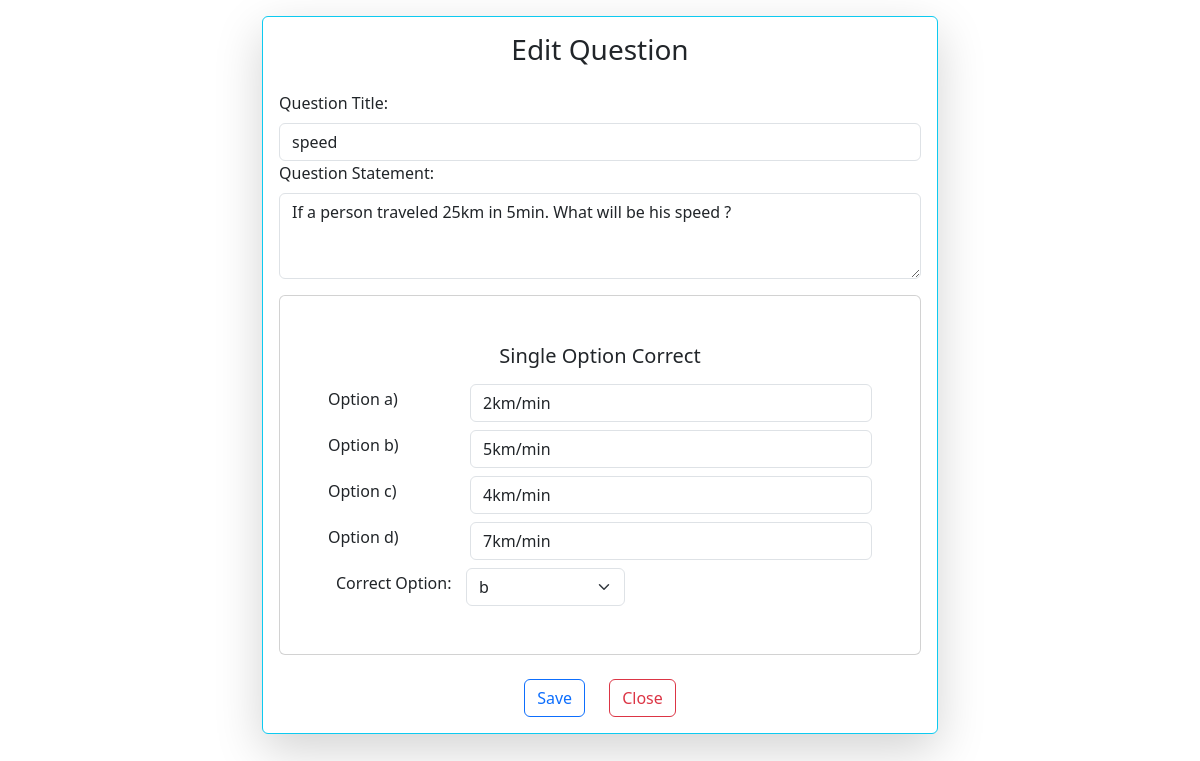
The app's page /question/4/edit (signed in) with its own data.
### backend/models.py (models this page shows)
class Question(db.Model):
    __tablename__ = "question"
    id = db.Column(db.Integer, primary_key=True)
    title = db.Column(db.String(100), nullable=False)
    question_stmt = db.Column(db.String(250), nullable=False)
    option_a = db.Column(db.String(250), nullable=False)
    option_b = db.Column(db.String(250), nullable=False)
    option_c = db.Column(db.String(250), nullable=False)
    option_d = db.Column(db.String(250), nullable=False)
    correct_option = db.Column(db.String(1), nullable=False)  # a, b, c, or d
    quiz_id = db.Column(db.Integer, db.ForeignKey('quiz.id'), nullable=False)

### backend/controllers.py (the view, shortened to what this page needs)
@app.route('/question/<qid>/edit', methods=['GET', 'POST'])
@login_required
def edit_question(qid):
    question = Question.query.get_or_404(qid)
    return render_template('edit_question.html', question=question)

### app.py (called while the page is built)
def start():
    quiz_app = Flask(__name__)
    quiz_app.config["SQLALCHEMY_DATABASE_URI"]="sqlite:///quiz_db.sqlite3"
    quiz_app.config["SECRET_KEY"] = "this_is_a_secret_for_quiz_app"
    db.init_app(quiz_app)
    quiz_app.app_context().push()
    quiz_app.debug = True
    db.create_all()
    create_admin()
    login_manager = LoginManager()
    login_manager.login_view = 'login'
    login_manager.init_app(quiz_app)
    @login_manager.user_loader
    def load_user(id):
        return User.query.get(int(id))
    print("Quiz app is running... ")

### templates/edit_question.html (shortened to what this page needs)
{% extends "base.html"%}
{% block content %}
<div class="container col-md-7 col-md-offset-4">
    <div class="card border-info shadow-lg p-3 mb-5 bg-white rounded mt-3">
            <h3 class="text-center mb-4">Edit Question</h3>
            <form method="post">
                <div class="mb-3">
                    <label for="title" class="form-label">Question Title: </label>
                    <input type="text" class="form-control" id="title" name="title" required value="{{ question.title }}" />
                    <label for="stmt" class = "form-label">Question Statement: </label>
                    <textarea class="form-control" id="stmt" name="stmt" rows="3" required>{{question.question_stmt}}</textarea>
                </div>
                <div class="card border-basic bg-white p-5 mb-3 mt-3">
                    <h5 class="text-center">Single Option Correct</h5>
                    <div class="form-group row align-items-center mt-2">
                        <label for="a" class="form-label col-lg-3">Option a) </label>
                        <div class="col-lg-9">
                            <input type="text" class="form-control" id="a" name="a" required value="{{question.option_a}}" />
                        </div>
                    </div>
                    <div class="form-group row align-items-center mt-2">
                        <label for="b" class="form-label col-lg-3">Option b) </label>
                        <div class="col-lg-9">
                            <input type="text" class="form-control" id="b" name="b" required value="{{question.option_b}}"/>
                        </div>
                    </div>
                    <div class="form-group row align-items-center mt-2">
                        <label for="c" class="form-label col-lg-3">Option c) </label>
                        <div class="col-lg-9">
                            <input type="text" class="form-control" id="c" name="c" required value="{{question.option_c}}" />
                        </div>
                    </div>
                    <div class="form-group row align-items-center mt-2">
                        <label for="d" class="form-label col-lg-3">Option d) </label>
                        <div class="col-lg-9">
                            <input type="text" class="form-control" id="d" name="d" required value="{{question.option_d}}"/>
                        </div>
                    </div>
                    <div class="form-group row align-items-center mt-2">
                        <label for="option" class="form-label col-lg-3 ms-2">Correct Option:</label>
                        <select class="form-select w-auto h-auto me-2" name="correct_option" aria-label="Default select example" required value="{{question.correct_option}}">
                            <option value="b" {% if question.correct_option == "b" %}selected{% endif %}>b</option>
                        </select>
                    </div>
                </div>
                <div class="d-flex justify-content-center mt-4">
                    <button type="submit" class="btn btn-outline-primary me-4">Save</button>
                    <a href="{{url_for('admin_quiz')}}" class="btn btn-outline-danger">Close</a>
                </div>
            </form>
        </div>
    </div>
{% endblock %}

### records on screen
Question: title "speed", stmt "If a person traveled 25km in 5min. What will be his speed ?", a "2km/min", b "5km/min", c "4km/min", d "7km/min", correct_option "b"
